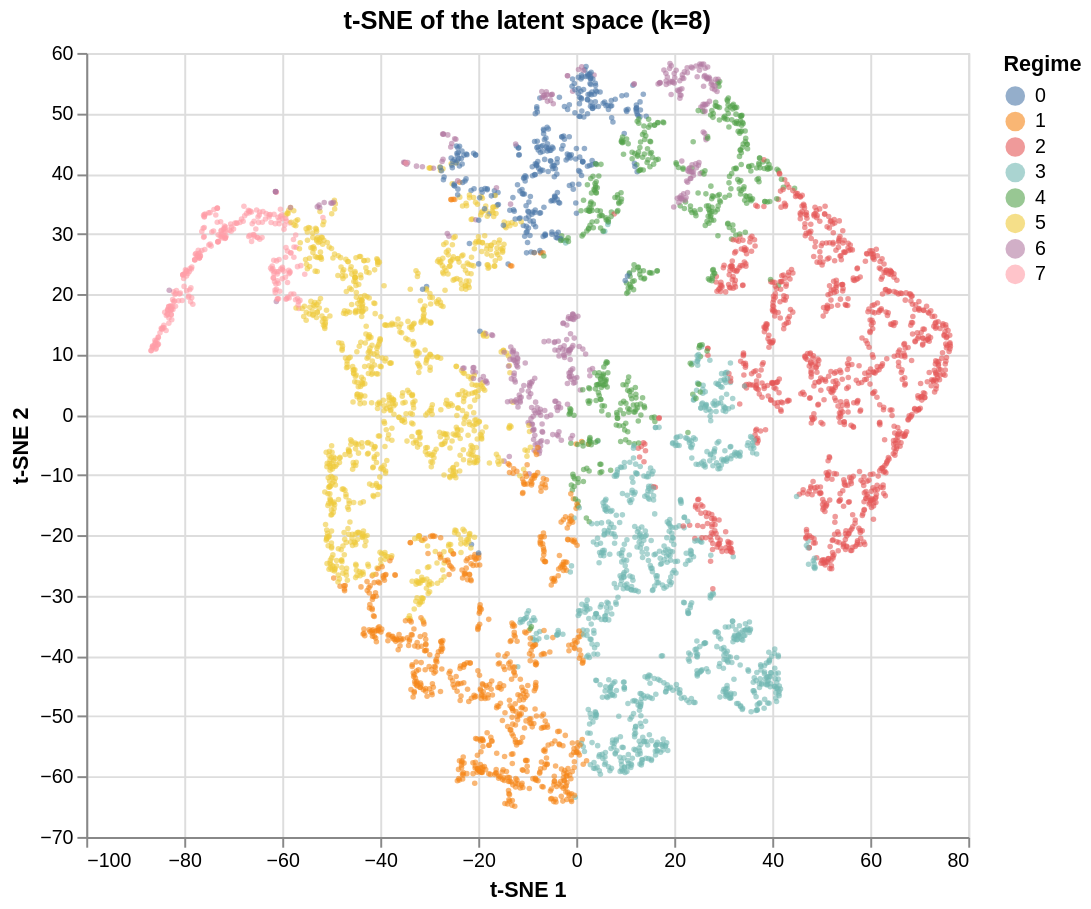

Write notebook code for a chart like this one.
### Markdown cell above
## 9. Latent space

### Code cell
rng = np.random.default_rng(CONFIG["seed"])
plot_idx = np.sort(rng.choice(len(latents), size=min(5000, len(latents)), replace=False))
coords = TSNE(n_components=2, perplexity=30, random_state=CONFIG["seed"]).fit_transform(latents[plot_idx])

tsne_plot = tsne_chart(coords, labels[plot_idx], f"t-SNE of the latent space (k={K})")
tsne_plot

### Figure 1 — Vega specification as saved in the notebook (floating-point values rounded to 4 significant figures; data arrays with more than 128 entries replaced by an {"elided": "..."} marker saying what was removed)
{"$schema": "https://vega.github.io/schema/vega/v5.json", "data": [{"name": "source_0", "values": {"elided": "5000 records"}}, {"name": "source_0_x_domain_tsne_1", "values": [{"min": -86.77, "max": 76.35}]}, {"name": "source_0_y_domain_tsne_2", "values": [{"min": -64.9, "max": 58.23}]}, {"name": "source_0_color_domain_regime", "values": [{"regime": "5"}, {"regime": "6"}, {"regime": "0"}, {"regime": "1"}, {"regime": "4"}, {"regime": "3"}, {"regime": "2"}, {"regime": "7"}]}], "marks": [{"type": "symbol", "name": "marks", "from": {"data": "source_0"}, "encode": {"update": {"fill": {"field": "regime", "scale": "color"}, "size": {"value": 8}, "y": {"field": "tsne_2", "scale": "y"}, "shape": {"value": "circle"}, "opacity": {"value": 0.6}, "x": {"field": "tsne_1", "scale": "x"}}}, "style": ["circle"]}], "scales": [{"name": "x", "type": "linear", "domain": [{"signal": "(data(\"source_0_x_domain_tsne_1\")[0] || {}).min"}, {"signal": "(data(\"source_0_x_domain_tsne_1\")[0] || {}).max"}], "range": [0, {"signal": "width"}], "nice": true, "zero": true}, {"name": "y", "type": "linear", "domain": [{"signal": "(data(\"source_0_y_domain_tsne_2\")[0] || {}).min"}, {"signal": "(data(\"source_0_y_domain_tsne_2\")[0] || {}).max"}], "range": [{"signal": "height"}, 0], "nice": true, "zero": true}, {"name": "color", "type": "ordinal", "domain": {"data": "source_0_color_domain_regime", "field": "regime", "sort": true}, "range": "category"}], "axes": [{"scale": "x", "maxExtent": 0, "ticks": false, "zindex": 0, "domain": false, "minExtent": 0, "orient": "bottom", "gridScale": "y", "labels": false, "grid": true, "tickCount": {"signal": "ceil(width/40)"}, "aria": false}, {"scale": "y", "labels": false, "minExtent": 0, "ticks": false, "maxExtent": 0, "aria": false, "grid": true, "orient": "left", "gridScale": "x", "domain": false, "zindex": 0, "tickCount": {"signal": "ceil(height/40)"}}, {"scale": "x", "tickCount": {"signal": "ceil(width/40)"}, "grid": false, "title": "t-SNE 1", "labelFlush": true, "labelOverlap": true, "zindex": 0, "orient": "bottom"}, {"scale": "y", "labelOverlap": true, "zindex": 0, "orient": "left", "tickCount": {"signal": "ceil(height/40)"}, "title": "t-SNE 2", "grid": false}], "title": {"text": "t-SNE of the latent space (k=8)", "frame": "group"}, "style": "cell", "height": 400, "background": "white", "padding": 5, "width": 450, "legends": [{"title": "Regime", "fill": "color", "symbolType": "circle", "encode": {"symbols": {"update": {"opacity": {"value": 0.6}}}}}]}
